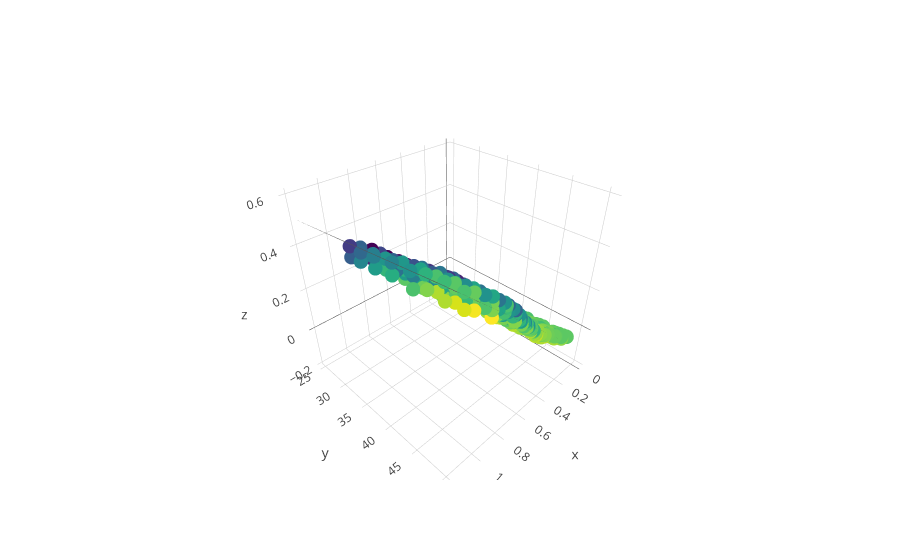

Notebook cell for this chart:
### Code cell
x=[]
for i in range(13):
    x.append(float(i/10.))
y=[]
for i in range(25,50):
    y.append(float(i))

tst = []
for yy in y:
    tsty=[]
    for xx in x:
        tsty.append(float(a + xx*b + yy*c))
    tst.append(tsty)
#print(len(x), min(x), max(x))
#print(len(y), min(y), max(y))
#print(len(tst), min(tst), max(tst))
trace2 = go.Surface(x=x,y=y,z=tst,opacity = 1.0,showscale=False,colorscale=[[0, 'rgb(100,100,100)'], [1, 'rgb(100,100,100)']])
layout = go.Layout(autosize=True)





x=list(df4['RA'])
y=list(df4['Y'])
z=list(df4['PEM'])
err = list(df4['tst'] - df4['RX_RZ'])

text = list(df4['Model'])
trace3 = go.Scatter3d(
    x=x,
    y=y,
    z=z,
    text = text,
    mode='markers',
    hoverinfo='all',
    marker=dict(
        size=5,
        color=err,                # set color to an array/list of desired values
        colorscale='Viridis',   # choose a colorscale
        opacity=1.0
    )
)


fig = go.Figure(data=[trace2,trace3],layout=layout)
py.iplot(fig)

### Figure 1 — Plotly figure (JSON) as saved in the notebook; plotly's stock layout.template omitted (floating-point values rounded to 4 significant figures; data arrays with more than 128 entries replaced by an {"elided": "..."} marker saying what was removed)
{"data": [{"colorscale": [[0, "rgb(100,100,100)"], [1, "rgb(100,100,100)"]], "opacity": 1, "showscale": false, "type": "surface", "uid": "a521c167-4631-45ad-8f67-3873058b01b6", "x": [0, 0.1, 0.2, 0.3, 0.4, 0.5, 0.6, 0.7, 0.8, 0.9, 1, 1.1, 1.2], "y": [25, 26, 27, 28, 29, 30, 31, 32, 33, 34, 35, 36, 37, 38, 39, 40, 41, 42, 43, 44, 45, 46, 47, 48, 49], "z": {"elided": "25x13 float values"}}, {"hoverinfo": "all", "marker": {"color": {"elided": "588 float values"}, "colorscale": "Viridis", "opacity": 1, "size": 5}, "mode": "markers", "text": {"elided": "588 str values"}, "type": "scatter3d", "uid": "c2029cf9-7274-44be-8c5c-62ecd1a949f3", "x": {"elided": "588 float values"}, "y": {"elided": "588 float values"}, "z": {"elided": "588 float values"}}], "layout": {"autosize": true}}
